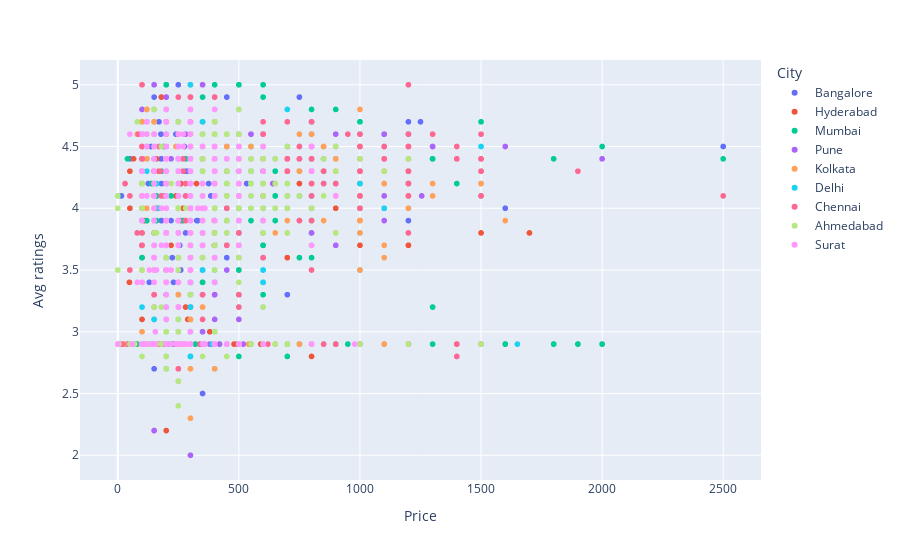

Write notebook code for a chart like this one.
### Code cell
plt.figure(figsize=(10,10))
fig=px.scatter(df10,x='Price',y='Avg ratings',color='City')
fig.show()
fig.write_image("price vs ratings.png")

### Figure 1 — Plotly figure (JSON) as saved in the notebook; plotly's stock layout.template omitted (floating-point values rounded to 4 significant figures; data arrays with more than 128 entries replaced by an {"elided": "..."} marker saying what was removed)
{"data": [{"hovertemplate": "City=Bangalore<br>Price=%{x}<br>Avg ratings=%{y}<extra></extra>", "legendgroup": "Bangalore", "marker": {"color": "#636efa", "symbol": "circle"}, "mode": "markers", "name": "Bangalore", "showlegend": true, "type": "scattergl", "x": {"elided": "946 int values"}, "xaxis": "x", "y": {"elided": "946 float values"}, "yaxis": "y"}, {"hovertemplate": "City=Hyderabad<br>Price=%{x}<br>Avg ratings=%{y}<extra></extra>", "legendgroup": "Hyderabad", "marker": {"color": "#EF553B", "symbol": "circle"}, "mode": "markers", "name": "Hyderabad", "showlegend": true, "type": "scattergl", "x": {"elided": "1075 int values"}, "xaxis": "x", "y": {"elided": "1075 float values"}, "yaxis": "y"}, {"hovertemplate": "City=Mumbai<br>Price=%{x}<br>Avg ratings=%{y}<extra></extra>", "legendgroup": "Mumbai", "marker": {"color": "#00cc96", "symbol": "circle"}, "mode": "markers", "name": "Mumbai", "showlegend": true, "type": "scattergl", "x": {"elided": "1277 int values"}, "xaxis": "x", "y": {"elided": "1277 float values"}, "yaxis": "y"}, {"hovertemplate": "City=Pune<br>Price=%{x}<br>Avg ratings=%{y}<extra></extra>", "legendgroup": "Pune", "marker": {"color": "#ab63fa", "symbol": "circle"}, "mode": "markers", "name": "Pune", "showlegend": true, "type": "scattergl", "x": {"elided": "1090 int values"}, "xaxis": "x", "y": {"elided": "1090 float values"}, "yaxis": "y"}, {"hovertemplate": "City=Kolkata<br>Price=%{x}<br>Avg ratings=%{y}<extra></extra>", "legendgroup": "Kolkata", "marker": {"color": "#FFA15A", "symbol": "circle"}, "mode": "markers", "name": "Kolkata", "showlegend": true, "type": "scattergl", "x": {"elided": "1346 int values"}, "xaxis": "x", "y": {"elided": "1346 float values"}, "yaxis": "y"}, {"hovertemplate": "City=Delhi<br>Price=%{x}<br>Avg ratings=%{y}<extra></extra>", "legendgroup": "Delhi", "marker": {"color": "#19d3f3", "symbol": "circle"}, "mode": "markers", "name": "Delhi", "showlegend": true, "type": "scattergl", "x": {"elided": "611 int values"}, "xaxis": "x", "y": {"elided": "611 float values"}, "yaxis": "y"}, {"hovertemplate": "City=Chennai<br>Price=%{x}<br>Avg ratings=%{y}<extra></extra>", "legendgroup": "Chennai", "marker": {"color": "#FF6692", "symbol": "circle"}, "mode": "markers", "name": "Chennai", "showlegend": true, "type": "scattergl", "x": {"elided": "1106 int values"}, "xaxis": "x", "y": {"elided": "1106 float values"}, "yaxis": "y"}, {"hovertemplate": "City=Ahmedabad<br>Price=%{x}<br>Avg ratings=%{y}<extra></extra>", "legendgroup": "Ahmedabad", "marker": {"color": "#B6E880", "symbol": "circle"}, "mode": "markers", "name": "Ahmedabad", "showlegend": true, "type": "scattergl", "x": {"elided": "717 int values"}, "xaxis": "x", "y": {"elided": "717 float values"}, "yaxis": "y"}, {"hovertemplate": "City=Surat<br>Price=%{x}<br>Avg ratings=%{y}<extra></extra>", "legendgroup": "Surat", "marker": {"color": "#FF97FF", "symbol": "circle"}, "mode": "markers", "name": "Surat", "showlegend": true, "type": "scattergl", "x": {"elided": "512 int values"}, "xaxis": "x", "y": {"elided": "512 float values"}, "yaxis": "y"}], "layout": {"legend": {"title": {"text": "City"}, "tracegroupgap": 0}, "margin": {"t": 60}, "xaxis": {"anchor": "y", "domain": [0, 1], "title": {"text": "Price"}}, "yaxis": {"anchor": "x", "domain": [0, 1], "title": {"text": "Avg ratings"}}}}
